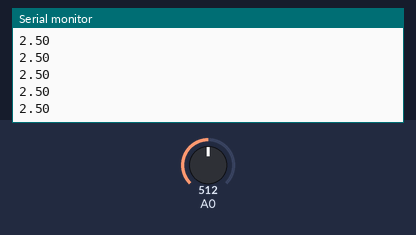
A sketch run on a simulated Arduino Uno, built with avr-gcc and run on an emulated ATmega328P. On the bench: the last lines printed to the serial monitor. The inputs (shaded band) are chosen by the test bench; at power-on: A0 = 512.

Above: at 1.2 s.
1.3 s: A0 set to 716
At 2.1 s:
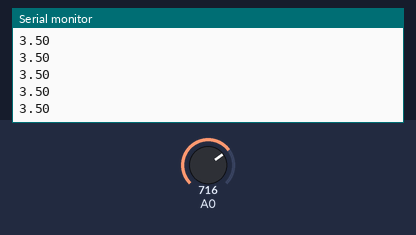
2.8 s: A0 set to 900
At 3.7 s:
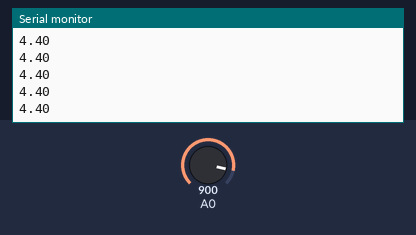
Timing chart, 0 to 5.8 s (numbered marks = the images above; inputs shaded):
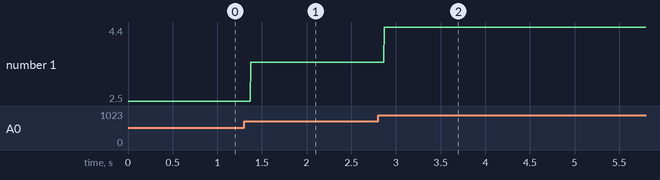

The sketch:

5.30.24_exercise2.ino
```cpp
float data = 0;
float value = 0;

void setup() {
  // put your setup code here, to run once:
  pinMode(A0, INPUT);
  Serial.begin(9600);

}

void loop() {
  // put your main code here, to run repeatedly:
  value = analogRead(A0);
  data = value * 5 / 1023;
  Serial.println(data);
  // printing voltage value (data) in previous line
}
```

Measured:
- after the input at 1.3 s, the serial monitor: prints a new line after 0.07 s (image 1)
- after the input at 2.8 s, the serial monitor: prints a new line after 0.07 s (image 2)
- plotted number 1: 2.5 → 3.5 after the input at 1.3 s, 3.5 → 4.4 after the input at 2.8 s
